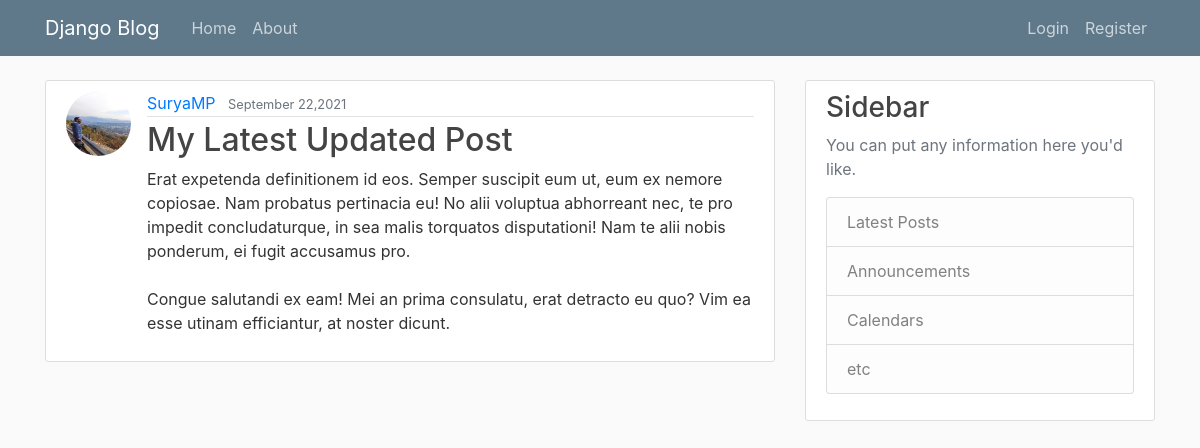
/blog/post/39/, run on the app's committed database.
### blog/models.py (models this page shows, shortened)
class Post(models.Model):
    title = models.CharField(max_length=100)
    content = models.TextField()
    date_posted = models.DateTimeField(default= timezone.now)
    author = models.ForeignKey(User, on_delete=models.CASCADE)

### users/models.py (models this page shows, shortened)
class Profile(models.Model):
    user = models.OneToOneField(User, on_delete = models.CASCADE)
    image = models.ImageField(default = 'default.jpg', upload_to = 'profile_pics')

### blog/views.py (the view)
# urls.py: path('post/<int:pk>/', PostDetailView.as_view(), name='post-detail'),
class PostDetailView(DetailView):
    model = Post

### blog/templates/blog/post_detail.html (shortened to what this page needs)
{% extends "blog/base.html" %}
{% block content %}
<article class="media content-section">
    <img class="rounded-circle article-img" src="{{ object.author.profile.image.url }}">
    <div class="media-body">
        <div class="article-metadata">
            <a class="mr-2" href="{% url 'user-posts' object.author.username %}">{{ object.author }}</a>
            <small class="text-muted">{{ object.date_posted|date:"F d,Y" }}</small>
        </div>
        <h2 class="article-title">{{ object.title }}</h2>
        <p class="article-content">{{ object.content }}</p>
    </div>
</article>
{% endblock content %}

### blog/static/blog/main.css (style rules this page uses)
body { background: #fafafa; color: #333333; margin-top: 5rem; }
h1, h2, h3, h4, h5, h6 { color: #444444; }
.content-section { background: #ffffff; padding: 10px 20px; border: 1px solid #dddddd; border-radius: 3px; margin-bottom: 20px; }
.article-title { color: #444444; }
.article-content { white-space: pre-line; }
.article-img { height: 65px; width: 65px; margin-right: 16px; }
.article-metadata { padding-bottom: 1px; margin-bottom: 4px; border-bottom: 1px solid #e3e3e3 }

### data on the page
Post: author.profile.image (picture), author "SuryaMP", date_posted "September 22,2021", title "My Latest Updated Post", content "Erat expetenda definitionem id eos. Semper suscipit eum ut, eum ex nemore copiosae. Nam probatus pertinacia eu! No alii voluptua abhorreant nec, te pro impedit concludaturque, in sea malis torquatos disputationi! Nam te alii nobis ponderum, ei fugit accusamus pro. Congue salutandi ex eam! Mei an prima consulatu, erat detracto eu quo? Vim ea esse utinam efficiantur, at noster dicunt."
